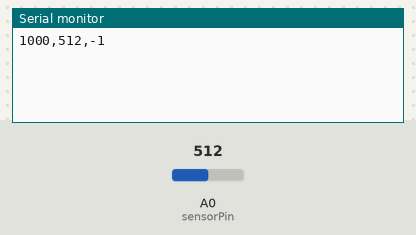
The sketch below on a simulated Arduino Uno, built with avr-gcc and run on an emulated ATmega328P. Shown: the last lines printed to the serial monitor. Inputs (shaded band) come from the test bench; at power-on: A0 (sensorPin) = 512.

Above: at 1.2 s.
1.3 s: A0 (sensorPin) set to 716
At 2.6 s:
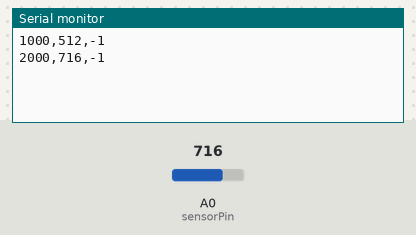
2.8 s: A0 (sensorPin) set to 900
At 3.8 s:
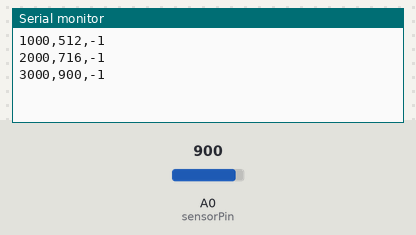
Timing chart, 0 to 5.8 s (numbered marks = the images above; inputs shaded):
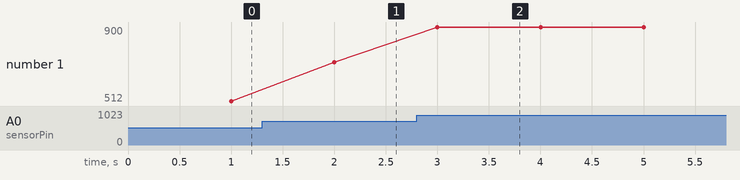

Measured:
- after the input at 1.3 s, the serial monitor: prints a new line after 0.70 s (image 1)
- after the input at 2.8 s, the serial monitor: prints a new line after 0.20 s (image 2)
- plotted number 1: 512 → 716 after the input at 1.3 s, 716 → 900 after the input at 2.8 s

The sketch:

GIP_arduino.ino
```cpp
int sensorPin = A0;
int threshold = 50;

bool piekGedetecteerd = false;

unsigned long piekTijden[5] = {0,0,0,0,0};
int piekIndex = 0;
bool bufferVol = false;

unsigned long vorigePiekTijd = 0;
unsigned long vorigeSeconde = 0;

int cooldown = 400; // ms

void setup() {
  Serial.begin(9600);
}

void loop() {
  unsigned long nu = millis();
  int waarde = analogRead(sensorPin);

  // --- Piekdetectie ---
  if (waarde > threshold && !piekGedetecteerd) {
    if (nu - vorigePiekTijd > (unsigned long)cooldown) {

      // Intervaltijd opslaan
      piekTijden[piekIndex] = nu - vorigePiekTijd;
      vorigePiekTijd = nu;

      piekIndex++;
      if (piekIndex >= 5) {
        piekIndex = 0;
        bufferVol = true;
      }
    }
    piekGedetecteerd = true;
  }

  if (waarde < threshold) {
    piekGedetecteerd = false;
  }

  // --- Output elke seconde (CSV) ---
  if (nu - vorigeSeconde >= 1000) {
    int bpmOut = -1;

    if (bufferVol) {
      unsigned long som = 0;
      for (int i = 0; i < 5; i++) som += piekTijden[i];
      float gemiddeldInterval = som / 5.0;
      bpmOut = (int)(60000.0 / gemiddeldInterval);
    }

    // CSV: tijd_ms,waarde,bpm  (bpm=-1 als nog niet beschikbaar)
    Serial.print(nu);
    Serial.print(",");
    Serial.print(waarde);
    Serial.print(",");
    Serial.println(bpmOut);

    vorigeSeconde = nu;
  }
}
```
